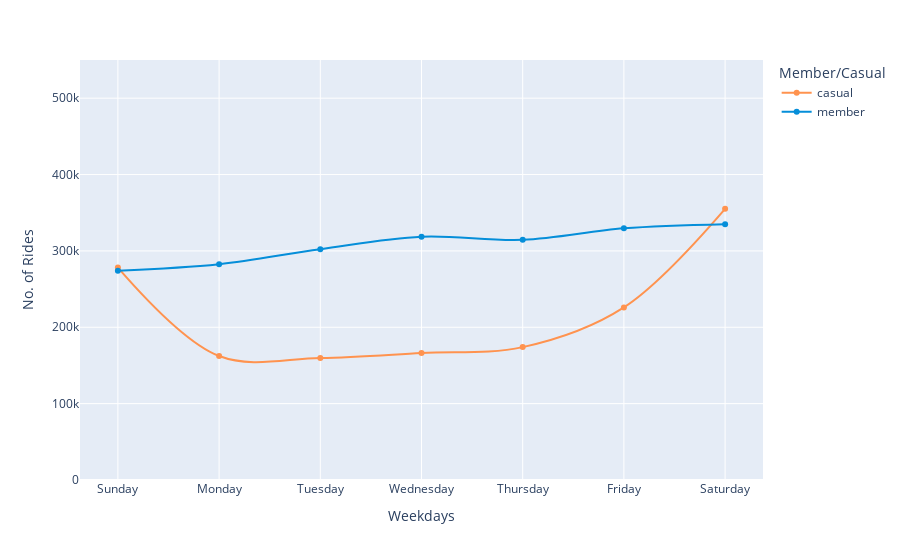

Source (notebook cell):
### Code cell
fig_3 = df.groupby(['day_of_week', 'member_casual'], as_index=False).count()

px.line(fig_3, x = 'day_of_week', y = 'ride_id', range_y = [0,550000],
        color = 'member_casual',  
        line_shape = 'spline',
        markers=True,
        labels = {'ride_id': 'No. of Rides', 'day_of_week': 'Weekdays', 'member_casual': 'Member/Casual'},
        hover_name = 'member_casual', hover_data = {'member_casual': False, 'month': False, 'ride_id': True}, 
        color_discrete_map = {'casual': '#FF934F', 'member': '#058ED9'})

### Figure 1 — Plotly figure (JSON) as saved in the notebook; plotly's stock layout.template omitted (floating-point values rounded to 4 significant figures)
{"data": [{"customdata": [["casual", 278142], ["casual", 162312], ["casual", 159759], ["casual", 166312], ["casual", 174009], ["casual", 226034], ["casual", 355084]], "hovertemplate": "<b>%{hovertext}</b><br><br>Weekdays=%{x}<br>No. of Rides=%{y}<extra></extra>", "hovertext": ["casual", "casual", "casual", "casual", "casual", "casual", "casual"], "legendgroup": "casual", "line": {"color": "#FF934F", "dash": "solid", "shape": "spline"}, "marker": {"symbol": "circle"}, "mode": "markers+lines", "name": "casual", "orientation": "v", "showlegend": true, "type": "scatter", "x": ["Sunday", "Monday", "Tuesday", "Wednesday", "Thursday", "Friday", "Saturday"], "xaxis": "x", "y": [278142, 162312, 159759, 166312, 174009, 226034, 355084], "yaxis": "y"}, {"customdata": [["member", 274162], ["member", 282533], ["member", 302256], ["member", 318552], ["member", 314472], ["member", 329548], ["member", 334921]], "hovertemplate": "<b>%{hovertext}</b><br><br>Weekdays=%{x}<br>No. of Rides=%{y}<extra></extra>", "hovertext": ["member", "member", "member", "member", "member", "member", "member"], "legendgroup": "member", "line": {"color": "#058ED9", "dash": "solid", "shape": "spline"}, "marker": {"symbol": "circle"}, "mode": "markers+lines", "name": "member", "orientation": "v", "showlegend": true, "type": "scatter", "x": ["Sunday", "Monday", "Tuesday", "Wednesday", "Thursday", "Friday", "Saturday"], "xaxis": "x", "y": [274162, 282533, 302256, 318552, 314472, 329548, 334921], "yaxis": "y"}], "layout": {"legend": {"title": {"text": "Member/Casual"}, "tracegroupgap": 0}, "margin": {"t": 60}, "xaxis": {"anchor": "y", "domain": [0, 1], "title": {"text": "Weekdays"}}, "yaxis": {"anchor": "x", "domain": [0, 1], "range": [0, 550000], "title": {"text": "No. of Rides"}}}}
